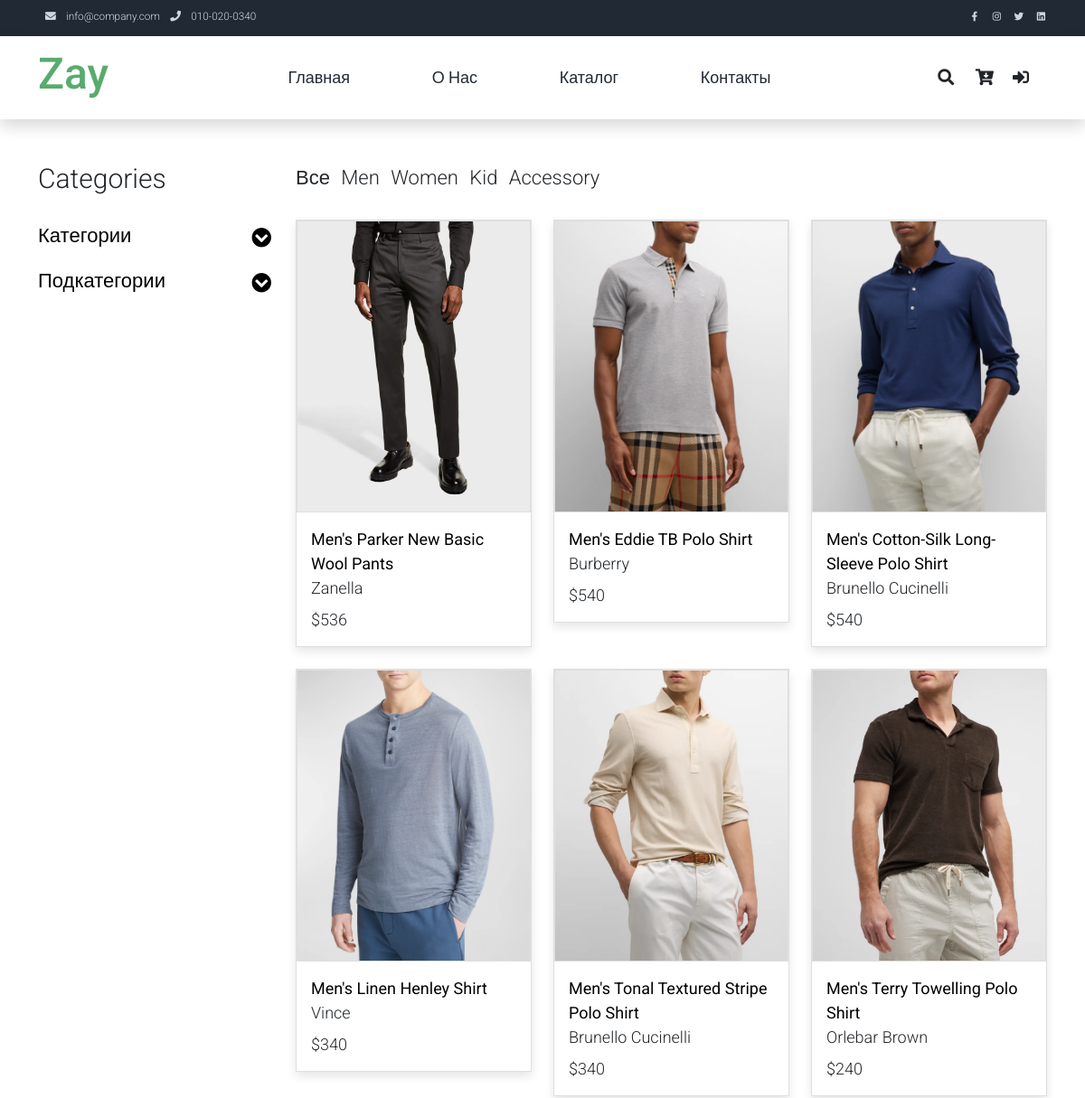
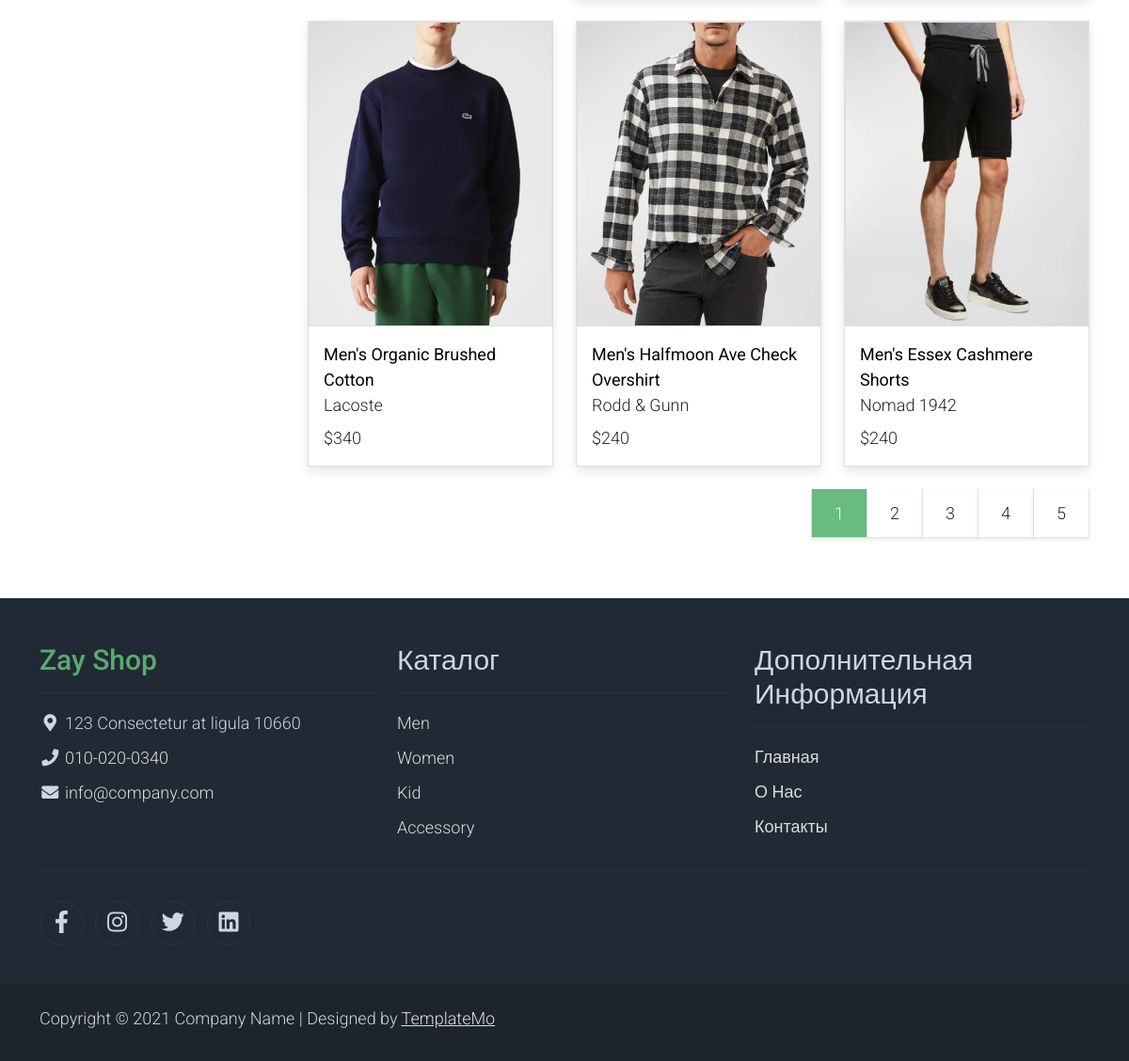
Page /products on the committed database (2 pictures, top to bottom).
### shopapp/models.py (models this page shows, shortened)
class Gender(models.Model):
    name = models.CharField(max_length=255)
    class Meta:
        verbose_name = 'Gender'
        verbose_name_plural = 'Genders'

class Product(models.Model):
    name = models.CharField(max_length=255)
    description = models.TextField()
    thumb = models.ImageField(upload_to='thumbs/')
    images = models.ManyToManyField('ProductImage')
    brand = models.ForeignKey('Brand', on_delete=models.CASCADE)
    category = models.ForeignKey('Category', on_delete=models.CASCADE)
    gender = models.ForeignKey('Gender', on_delete=models.CASCADE)
    price = models.PositiveIntegerField(default=0)
    order_counter = models.PositiveIntegerField(default=0)
    popular = models.BooleanField(default=False)
    class Meta:
        verbose_name = 'Product'
        verbose_name_plural = 'Products'

class Brand(models.Model):
    name = models.CharField(max_length=255)
    thumb = models.ImageField(upload_to='brands', null=True, blank=True)
    class Meta:
        verbose_name = 'Brand'
        verbose_name_plural = 'Brands'

### shopapp/views.py (the view)
# urls.py: path('products', productAllView, name='product_all_url'),
def productAllView(request):
    genders = Gender.objects.all()
    products = Product.objects.all()
    paginator = Paginator(products, 9)
    page_num = request.GET.get('page')
    try:
        page_obj = paginator.page(page_num)
    except PageNotAnInteger:
        page_num = 1
        page_obj = paginator.page(1)
    except EmptyPage:
        page_num = paginator.num_pages
        page_obj = paginator.page(paginator.num_pages)
    pages = []
    for i in range(1, paginator.num_pages + 1):
        if i == page_num:
            pages.append({
                'num': i,
                'url': 'product_all_url',
                'active': 'active'
            })
        else:
            pages.append({
                'num': i,
                'url': 'product_all_url',
                'active': ''
            })
    context = {
        'pages': pages,
        'products': page_obj,
        'genders': genders
    }
    return render(request, 'shop.html', context=context)

### templates/shop.html (shortened to what this page needs)
{% extends 'base.html' %}
{% load static %}
{% block content %}
    <div class="container py-5">
        <div class="row">
            <div class="col-lg-3">
                <h1 class="h2 pb-4">Categories</h1>
                <ul class="list-unstyled templatemo-accordion">
                    <li class="pb-3">
                        <a class="collapsed d-flex justify-content-between h3 text-decoration-none" href="#">
                            Категории
                            <i class="fa fa-fw fa-chevron-circle-down mt-1"></i>
                        </a>
                    </li>
                    <li class="pb-3">
                        <a class="collapsed d-flex justify-content-between h3 text-decoration-none" href="#">
                            Подкатегории
                            <i class="pull-right fa fa-fw fa-chevron-circle-down mt-1"></i>
                        </a>
                    </li>
                </ul>
            </div>
            <div class="col-lg-9">
                <div class="row">
                    <div class="col-md-6">
                        <ul class="list-inline shop-top-menu pb-3 pt-1">
                            <li class="list-inline-item">
                                <a class="h3 text-dark text-decoration-none mr-3" href="{% url 'product_all_url' %}">Все</a>
                            </li>
                            {% for gender in genders %}
                                <li class="list-inline-item">
                                    <a class="h3 text-dark text-decoration-none mr-3"
                                       href="{% url 'product_gender_url' gender.id %}">
                                        {{ gender.name }}
                                    </a>
                                </li>
                            {% endfor %}
                        </ul>
                    </div>
                </div>
                <div class="row">
                    {% for product in products %}
                        <div class="col-md-4">
                            <div class="card mb-4 product-wap rounded-0">
                                <div class="card rounded-0">
                                    <img class="card-img rounded-0 img-fluid" src="{{ product.thumb.url }}">
                                </div>
                                <div class="card-body">
                                    <a href="shop-single.html" class="h3 text-decoration-none"><b>{{ product.name }}</b></a>
                                    <ul class="w-100 list-unstyled d-flex justify-content-between mb-2">
                                        <li>{{ product.brand.name }}</li>
                                    </ul>
                                    <p class="text-left mb-0">${{ product.price }}</p>
                                </div>
                            </div>
                        </div>
                    {% endfor %}
                </div>
                {% if products %}
                    <div class="row">
                        <ul class="pagination pagination-lg justify-content-end">
                            {% for page in pages %}
                                {% if page.active %}
                                    <li class="page-item disabled">
                                        {% if selected %}
                                            <a class="page-link active rounded-0 mr-3 shadow-sm border-top-0 border-left-0"
                                               href="{% url page.url selected %}?page={{ page.num }}">
                                                {{ page.num }}
                                            </a>
                                        {% else %}
                                            <a class="page-link active rounded-0 mr-3 shadow-sm border-top-0 border-left-0"
                                               href="{% url page.url %}?page={{ page.num }}">
                                                {{ page.num }}
                                            </a>
                                        {% endif %}
                                    </li>
                                {% else %}
                                    <li class="page-item">
                                        {% if selected %}
                                            <a class="page-link rounded-0 mr-3 shadow-sm border-top-0 border-left-0 text-dark"
                                               href="{% url page.url selected %}?page={{ page.num }}">
                                                {{ page.num }}
                                            </a>
                                        {% else %}
                                            <a class="page-link rounded-0 mr-3 shadow-sm border-top-0 border-left-0 text-dark"
                                               href="{% url page.url %}?page={{ page.num }}">
                                                {{ page.num }}
                                            </a>
                                        {% endif %}
                                    </li>
                                {% endif %}
                            {% endfor %}
                        </ul>
                    </div>
                {% endif %}
            </div>
        </div>
    </div>
{% endblock content %}

### templates/base.html (shortened to what this page needs)
{% load static %}
<!DOCTYPE html>
<html lang="en">
<head>
    <link rel="stylesheet" href="{% static 'css/bootstrap.min.css' %}">
    <link rel="stylesheet" href="{% static 'css/templatemo.css' %}">
    <link rel="stylesheet" href="{% static 'css/custom.css' %}">
    <link rel="stylesheet" href="{% static 'css/fontawesome.min.css' %}">
    <link rel="stylesheet" href="{% static 'css/fontawesome.css' %}">
    <link rel="stylesheet" href="{% static 'css/login.css' %}">
</head>
<body>
    <nav class="navbar navbar-expand-lg bg-dark navbar-light d-none d-lg-block" id="templatemo_nav_top">
        <div class="container text-light">
            <div class="w-100 d-flex justify-content-between">
                <div>
                    <i class="fa fa-envelope mx-2"></i>
                    <a class="navbar-sm-brand text-light text-decoration-none" href="mailto:info@company.com">info@company.com</a>
                    <i class="fa fa-phone mx-2"></i>
                    <a class="navbar-sm-brand text-light text-decoration-none" href="tel:010-020-0340">010-020-0340</a>
                </div>
                <div>
                    <a class="text-light" href="https://fb.com/templatemo" target="_blank" rel="sponsored"><i class="fab fa-facebook-f fa-sm fa-fw me-2"></i></a>
                    <a class="text-light" href="https://www.instagram.com/" target="_blank"><i class="fab fa-instagram fa-sm fa-fw me-2"></i></a>
                    <a class="text-light" href="https://twitter.com/" target="_blank"><i class="fab fa-twitter fa-sm fa-fw me-2"></i></a>
                    <a class="text-light" href="https://www.linkedin.com/" target="_blank"><i class="fab fa-linkedin fa-sm fa-fw"></i></a>
                </div>
            </div>
        </div>
    </nav>
    <nav class="navbar navbar-expand-lg navbar-light shadow">
        <div class="container d-flex justify-content-between align-items-center">
            <a class="navbar-brand text-success logo h1 align-self-center" href="{% url 'home_url' %}">
                Zay
            </a>
            <div class="align-self-center collapse navbar-collapse flex-fill  d-lg-flex justify-content-lg-between" id="templatemo_main_nav">
                <div class="flex-fill">
                    <ul class="nav navbar-nav d-flex justify-content-between mx-lg-auto">
                        <li class="nav-item">
                            <a class="nav-link" href="{% url 'home_url' %}">Главная</a>
                        </li>
                        <li class="nav-item">
                            <a class="nav-link" href="{% url 'about_us_url' %}">О Нас</a>
                        </li>
                        <li class="nav-item">
                            <a class="nav-link" href="{% url 'product_all_url' %}">Каталог</a>
                        </li>
                        <li class="nav-item">
                            <a class="nav-link" href="{% url 'contact_url' %}">Контакты</a>
                        </li>
                    </ul>
                </div>
                <div class="navbar align-self-center d-flex">
                    <a class="nav-icon d-none d-lg-inline" href="#" data-bs-toggle="modal" data-bs-target="#templatemo_search">
                        <i class="fa fa-fw fa-search text-dark mr-2"></i>
                    </a>
                    <a class="nav-icon position-relative text-decoration-none" href="{% url 'cart_detail' %}">
                        <i class="fa fa-fw fa-cart-arrow-down text-dark mr-1"></i>
                    </a>
                    {% if user.is_authenticated %}
                        <a class="nav-icon position-relative text-decoration-none" href="{% url 'profile_url' %}">
                            <i class="fa fa-fw fa-user text-dark mr-3"></i>
                        </a>
                        <a class="nav-icon position-relative text-decoration-none" href="{% url 'logout_url' %}">
                            <i class="fa fa-sign-out-alt text-dark mr-3"></i>
                        </a>
                    {% else %}
                        <a class="nav-icon position-relative" href="{% url 'login_url' %}">
                            <i class="fa fa-sign-in-alt text-dark mr-3" aria-hidden="true"></i>
                        </a>
                    {% endif %}
                </div>
            </div>
        </div>
    </nav>
    {% block content %}
    {% endblock content %}
    <footer class="bg-dark" id="tempaltemo_footer">
        <div class="container">
            <div class="row">
                <div class="col-md-4 pt-5">
                    <h2 class="h2 text-success border-bottom pb-3 border-light logo">Zay Shop</h2>
                    <ul class="list-unstyled text-light footer-link-list">
                        <li>
                            <i class="fas fa-map-marker-alt fa-fw"></i>
                            123 Consectetur at ligula 10660
                        </li>
                        <li>
                            <i class="fa fa-phone fa-fw"></i>
                            <a class="text-decoration-none" href="tel:010-020-0340">010-020-0340</a>
                        </li>
                        <li>
                            <i class="fa fa-envelope fa-fw"></i>
                            <a class="text-decoration-none" href="mailto:info@company.com">info@company.com</a>
                        </li>
                    </ul>
                </div>
                <div class="col-md-4 pt-5">
                    <h2 class="h2 text-light border-bottom pb-3 border-light">Каталог</h2>
                    <ul class="list-unstyled text-light footer-link-list">
                        {% for gender in genders %}
                            <li><a class="text-decoration-none" href="#">{{ gender.name }}</a></li>
                        {% endfor %}
                    </ul>
                </div>
                <div class="col-md-4 pt-5">
                    <h2 class="h2 text-light border-bottom pb-3 border-light">Дополнительная Информация</h2>
                    <ul class="list-unstyled text-light footer-link-list">
                        <li><a class="text-decoration-none" href="{% url 'home_url' %}">Главная</a></li>
                        <li><a class="text-decoration-none" href="{% url 'about_us_url' %}">О Нас</a></li>
                        <li><a class="text-decoration-none" href="#">Контакты</a></li>
                    </ul>
                </div>
            </div>
            <div class="row text-light mb-4">
                <div class="col-12 mb-3">
                    <div class="w-100 my-3 border-top border-light"></div>
                </div>
                <div class="col-auto me-auto">
                    <ul class="list-inline text-left footer-icons">
                        <li class="list-inline-item border border-light rounded-circle text-center">
                            <a class="text-light text-decoration-none" target="_blank" href="http://facebook.com/"><i class="fab fa-facebook-f fa-lg fa-fw"></i></a>
                        </li>
                        <li class="list-inline-item border border-light rounded-circle text-center">
                            <a class="text-light text-decoration-none" target="_blank" href="https://www.instagram.com/"><i class="fab fa-instagram fa-lg fa-fw"></i></a>
                        </li>
                        <li class="list-inline-item border border-light rounded-circle text-center">
                            <a class="text-light text-decoration-none" target="_blank" href="https://twitter.com/"><i class="fab fa-twitter fa-lg fa-fw"></i></a>
                        </li>
                        <li class="list-inline-item border border-light rounded-circle text-center">
                            <a class="text-light text-decoration-none" target="_blank" href="https://www.linkedin.com/"><i class="fab fa-linkedin fa-lg fa-fw"></i></a>
                        </li>
                    </ul>
                </div>
            </div>
        </div>
        <div class="w-100 bg-black py-3">
            <div class="container">
                <div class="row pt-2">
                    <div class="col-12">
                        <p class="text-left text-light">
                            Copyright &copy; 2021 Company Name
                            | Designed by <a rel="sponsored" href="https://templatemo.com" target="_blank">TemplateMo</a>
                        </p>
                    </div>
                </div>
            </div>
        </div>
    </footer>
</body>
</html>

### rows in the picture
Gender: name "Men"
Gender: name "Women"
Gender: name "Kid"
Gender: name "Accessory"
Product: thumb (picture), name "Men's Parker New Basic Wool Pants", brand.name "Zanella", price "536"
Product: thumb (picture), name "Men's Eddie TB Polo Shirt", brand.name "Burberry", price "540"
Product: thumb (picture), name "Men's Cotton-Silk Long-Sleeve Polo Shirt", brand.name "Brunello Cucinelli", price "540"
Product: thumb (picture), name "Men's Linen Henley Shirt", brand.name "Vince", price "340"
Product: thumb (picture), name "Men's Tonal Textured Stripe Polo Shirt", brand.name "Brunello Cucinelli", price "340"
Product: thumb (picture), name "Men's Terry Towelling Polo Shirt", brand.name "Orlebar Brown", price "240"
Product: thumb (picture), name "Men's Organic Brushed Cotton", brand.name "Lacoste", price "340"
Product: thumb (picture), name "Men's Halfmoon Ave Check Overshirt", brand.name "Rodd & Gunn", price "240"
Product: thumb (picture), name "Men's Essex Cashmere Shorts", brand.name "Nomad 1942", price "240"

### other values in the picture
{{ page.num }} "1"
{{ page.num }} "2" "3" "4" "5"
